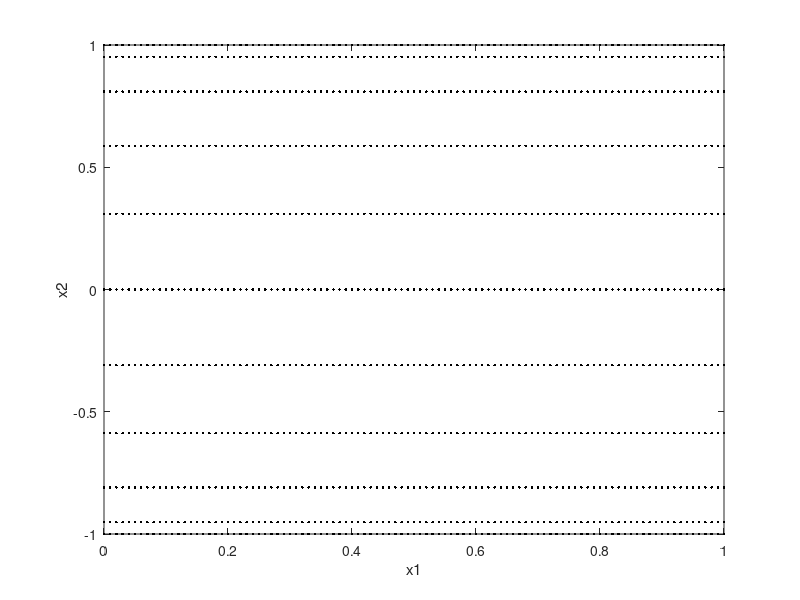

The MATLAB script that drew this image:
hold off 
t=1;
for t=1:0.2:3
    x1=0:0.01:1 ;
    gt=sin(0.5*pi*t);
    x2=gt;
    plot(x1,x2,'.k-','Linewidth',2)
    ylabel('x2');
    xlabel('x1');
    ylim([-1,1]);
    xlim([0,1]);
    pause(1);
    hold on;
end;
hold on